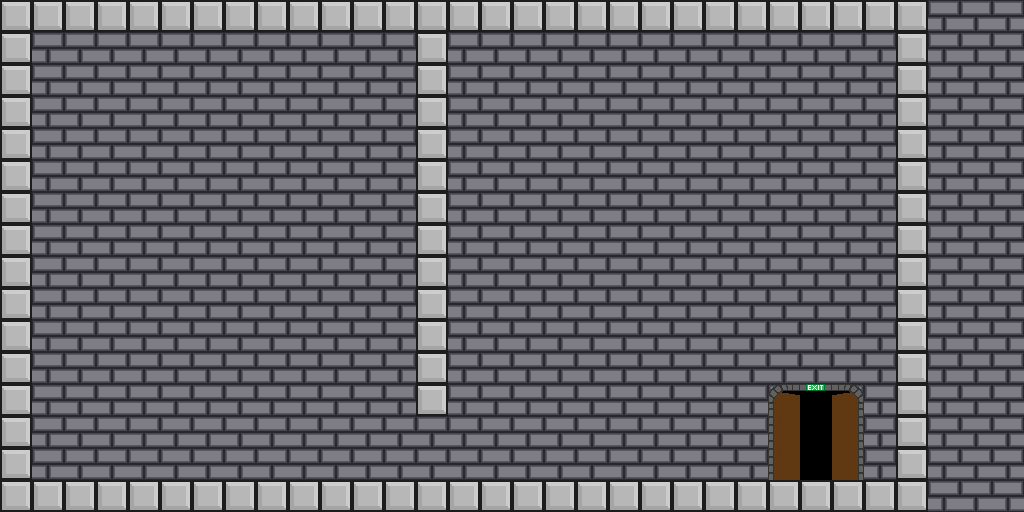

A level layout from a 2D game, rendered from its tile map. Below: a short description, then the map file with tile-grid data replaced by summaries:
An orthogonal 32x16 tile map with 32x32 px tiles, 5 tile layers (background, background lighting, ground, noncollidable, ...) and 10 objects (4x sensor, 2x movable, player, end, skeleton, ...).

<map version="1.0" orientation="orthogonal" width="32" height="16" tilewidth="32" tileheight="32">
 <tileset firstgid="1" name="KS Tiles" tilewidth="32" tileheight="32" spacing="2" margin="1">
  <image source="../art/tiles/tileset/tileset1.png" width="272" height="238" />
 </tileset>
 <layer name="background" width="32" height="16">
  <data>[512 cells, 512 non-empty, 1 distinct tile ids]</data>
 </layer>
 <layer name="background lighting" width="32" height="16">
  <data>[512 cells, 512 non-empty, 1 distinct tile ids]</data>
 </layer>
 <layer name="ground" width="32" height="16">
  <data>[512 cells, 98 non-empty, 1 distinct tile ids]</data>
 </layer>
 <layer name="noncollidable" width="32" height="16">
  <data>[512 cells, 9 non-empty, 6 distinct tile ids]</data>
 </layer>
 <layer name="spikes" width="32" height="16">
  <data>[512 cells, 0 non-empty, 0 distinct tile ids]</data>
 </layer>
 <objectgroup name="spawns" width="32" height="16">
  <object name="player" type="player" gid="1" x="126" y="431" />
  <object name="end" type="end" gid="2" x="799" y="450" />
  <object name="skeleton" type="skeleton" gid="3" x="352" y="446" />
  <object name="door1" type="door" gid="15" x="416" y="449" />
  <object name="door1" type="sensor" gid="14" x="32" y="481" />
  <object name="door1" type="sensor" gid="14" x="64" y="481" />
  <object name="movable" type="movable" gid="5" x="226" y="456" />
  <object name="door1" type="sensor" gid="14" x="288" y="481" />
  <object name="door1" type="sensor" gid="14" x="544" y="480" />
  <object name="movable" type="movable" gid="5" x="544" y="415" />
 </objectgroup>
</map>
